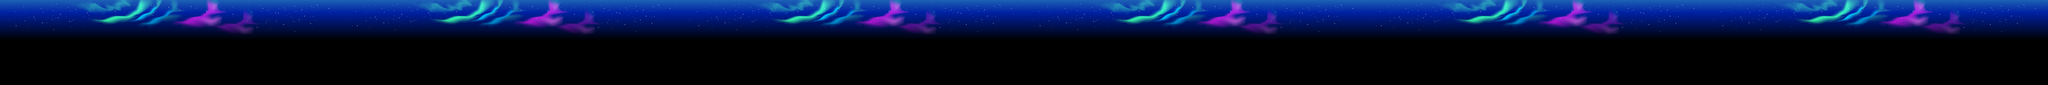

A 2D game scene composited from a Tiled map and its tileset images. What follows is a short description and the map's XML, with each tile layer's data collapsed to a summary:
An orthogonal 24x1 tile map with 512x512 px tiles, 1 tile layer (Tile Layer 1).

<map version="1.0" orientation="orthogonal" width="24" height="1" tilewidth="512" tileheight="512">
 <tileset firstgid="1" name="world4-sky" tilewidth="512" tileheight="512">
  <image source="world4-sky.png" width="1024" height="1024" />
 </tileset>
 <layer name="Tile Layer 1" width="24" height="1">
  <data>[24 cells, 24 non-empty, 4 distinct tile ids]</data>
 </layer>
</map>
